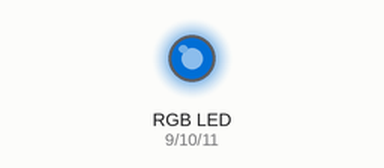
Simulated run of this sketch. Board: Arduino Uno, built with avr-gcc and run on an emulated ATmega328P. Shown: an RGB LED mixed from three pins (HIGH = lit). Dim RGB values are drawn brighter than linear; random numbers use the default seed unless the sketch sets one.

Above: at 0.1 s.
At 5.1 s:
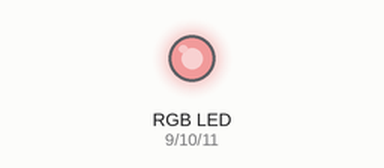
At 9.6 s:
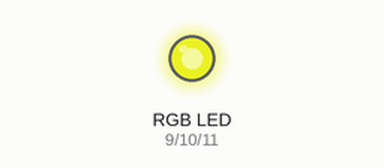
At 19.6 s:
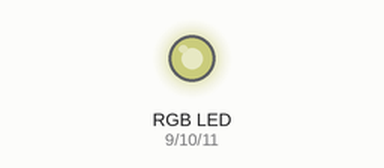
At 29.1 s:
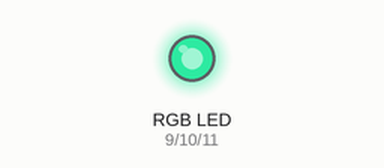
At 39.1 s:
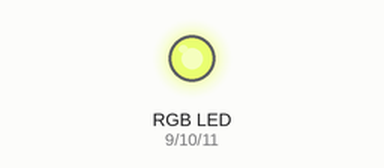
Timing chart, 0 to 40.0 s (numbered marks = the images above):
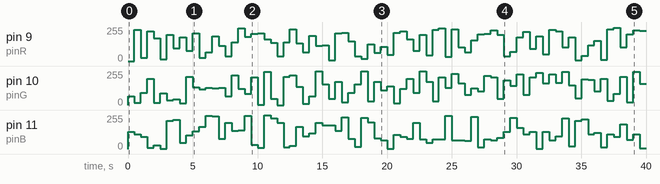

The sketch:

structRGB.ino
```cpp
int pinR = 9;
int pinG = 10;
int pinB = 11;

typedef struct{
  byte red;
  byte green;
  byte blue;
} RGB;

RGB varRGB = {255,0,0};

void setup() {
  // put your setup code here, to run once:
  pinMode(pinR, OUTPUT);
  pinMode(pinG, OUTPUT);
  pinMode(pinB, OUTPUT);
  randomSeed(analogRead(0));
}

void loop() {
  // put your main code here, to run repeatedly:
  varRGB.red = random(256);
  varRGB.green = random(256);
  varRGB.blue = random(256);

  setRandomRGB (varRGB);
  delay(500);

}

void setRandomRGB(RGB color){
  analogWrite(pinR, color.red);
  analogWrite(pinG, color.green);
  analogWrite(pinB, color.blue);
}
```

Measured:
- by itself, pin 10 (pinG): 0/255 → 67/255 at 0.00 s, → 16/255 0.50 s later, → 91/255 0.50 s later, → 196/255 0.50 s later, … (80 changes in this stretch)
- by itself, pin 11 (pinB): 0/255 → 130/255 at 0.00 s, → 112/255 0.50 s later, → 91/255 0.50 s later, → 9/255 0.50 s later, … (80 changes in this stretch)
